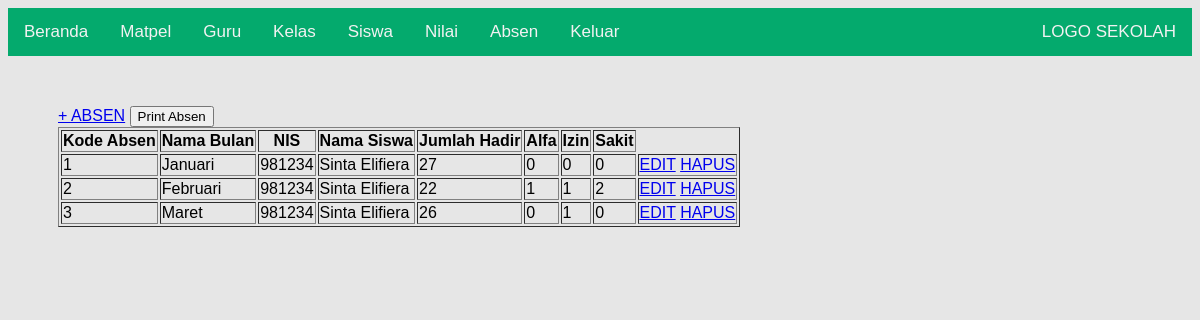
The page /view/absen/index.php (signed in) on the database its author committed.
### tables this page shows
CREATE TABLE `absen` (
  `kd_absen` int(11) NOT NULL,
  `nm_bulan` varchar(255) NOT NULL,
  `nis` int(11) NOT NULL,
  `nm_siswa` varchar(255) NOT NULL,
  `jml_hadir` int(11) NOT NULL,
  `alfa` int(11) NOT NULL,
  `izin` int(11) NOT NULL,
  `sakit` int(11) NOT NULL
);

### view/absen/index.php (the view, shortened to what this page needs)
<!DOCTYPE html>
<html lang="en">
<head>
    <link rel="stylesheet" href="../../assets/css/style.css">
</head>
<body>
    <div class="topnav">
        <a href="../../index.php" class="nav-link text-light">Beranda</a>
        <a href="../matpel/index.php" class="nav-link text-light">Matpel</a>
        <a href="../guru/index.php" class="nav-link text-light">Guru</a>
        <a href="../kelas/index.php" class="nav-link text-light">Kelas</a>
        <a href="../siswa/index.php" class="nav-link text-light">Siswa</a>
        <a href="../nilai/index.php" class="nav-link text-light">Nilai</a>
        <a href="../absen/index.php" class="nav-link text-light">Absen</a>
        <a href="../auth/logout.php" class="nav-link text-light">Keluar</a>
        <a href="../../index.php" class="navbar-brand" style="float: right">LOGO SEKOLAH</a>
    </div>
    <div class="jumbotron jumbotron-fluid bg-light" style="height:90vh">
        <div class="container">
            <a href="tambah.php">+ ABSEN</a>
            <button type="button" onclick="window.print()">
                Print Absen
            </button>
            <table border="1">
                <tr>
                    <th>Kode Absen</th>
                    <th>Nama Bulan</th>
                    <th>NIS</th>
                    <th>Nama Siswa</th>
                    <th>Jumlah Hadir</th>
                    <th>Alfa</th>
                    <th>Izin</th>
                    <th>Sakit</th>
                </tr>
                <?php
                    include '../../config/koneksi.php';
                    $data = mysqli_query($koneksi,"SELECT * FROM absen");
                    while($d = mysqli_fetch_array($data))
                    {
                ?>
                    <tr>
                        <td><?php echo $d['kd_absen']; ?></td>
                        <td><?php echo $d['nm_bulan']; ?></td>
                        <td><?php echo $d['nis']; ?></td>
                        <td><?php echo $d['nm_siswa']; ?></td>
                        <td><?php echo $d['jml_hadir']; ?></td>
                        <td><?php echo $d['alfa']; ?></td>
                        <td><?php echo $d['izin']; ?></td>
                        <td><?php echo $d['sakit']; ?></td>
                        <td>
                            <a href="edit.php?kd_absen=<?php echo $d['kd_absen']; ?>">EDIT</a>
                            <a href="hapus.php?kd_absen=<?php echo $d['kd_absen']; ?>">HAPUS</a>
                        </td>
                    </tr>
                <?php } ?>
            </table>
        </div>
    </div>
</body>
</html>

### assets/css/style.css (style rules this page uses)
body { background: #e6e6e6; font-family: Arial, Helvetica, sans-serif; }
.container { padding: 50px; }
.topnav { overflow: hidden; background-color: #04AA6D; }
.topnav a { float: left; color: #f2f2f2; text-align: center; padding: 14px 16px; text-decoration: none; font-size: 17px; }

### rows shown on the page
absen: kd_absen "1", nm_bulan "Januari", nis "981234", nm_siswa "Sinta Elifiera", jml_hadir "27", alfa "0", izin "0", sakit "0"
absen: kd_absen "2", nm_bulan "Februari", nis "981234", nm_siswa "Sinta Elifiera", jml_hadir "22", alfa "1", izin "1", sakit "2"
absen: kd_absen "3", nm_bulan "Maret", nis "981234", nm_siswa "Sinta Elifiera", jml_hadir "26", alfa "0", izin "1", sakit "0"
